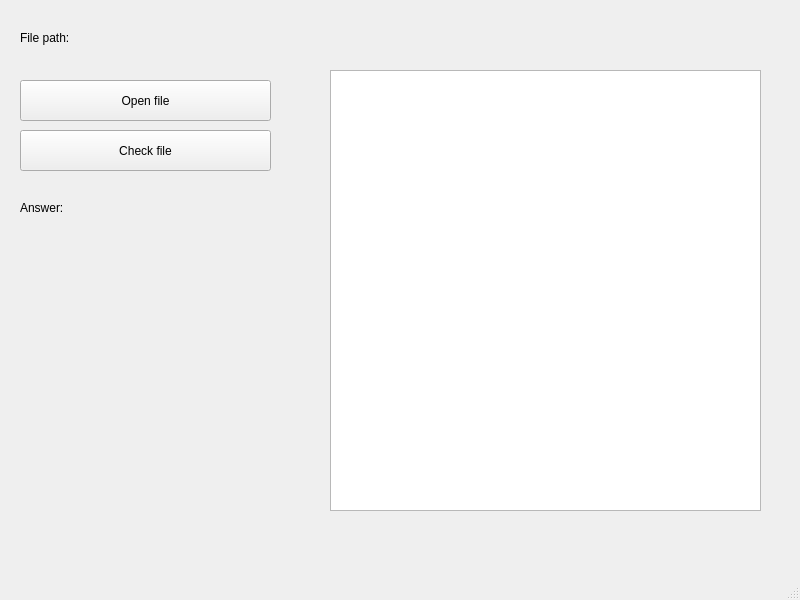
<?xml version="1.0" encoding="UTF-8"?>
<ui version="4.0">
 <class>MainWindow</class>
 <widget class="QMainWindow" name="MainWindow">
  <property name="geometry">
   <rect>
    <x>0</x>
    <y>0</y>
    <width>800</width>
    <height>600</height>
   </rect>
  </property>
  <property name="windowTitle">
   <string>MainWindow</string>
  </property>
  <widget class="QWidget" name="centralwidget">
   <widget class="QPushButton" name="btnOpenFile">
    <property name="geometry">
     <rect>
      <x>20</x>
      <y>80</y>
      <width>251</width>
      <height>41</height>
     </rect>
    </property>
    <property name="text">
     <string>Open file</string>
    </property>
   </widget>
   <widget class="QPlainTextEdit" name="plainTextEdit">
    <property name="geometry">
     <rect>
      <x>330</x>
      <y>70</y>
      <width>431</width>
      <height>441</height>
     </rect>
    </property>
   </widget>
   <widget class="QLabel" name="label">
    <property name="geometry">
     <rect>
      <x>30</x>
      <y>530</y>
      <width>671</width>
      <height>16</height>
     </rect>
    </property>
    <property name="text">
     <string/>
    </property>
   </widget>
   <widget class="QPushButton" name="btnCheckFile">
    <property name="geometry">
     <rect>
      <x>20</x>
      <y>130</y>
      <width>251</width>
      <height>41</height>
     </rect>
    </property>
    <property name="text">
     <string>Check file</string>
    </property>
   </widget>
   <widget class="QLabel" name="label_2">
    <property name="geometry">
     <rect>
      <x>20</x>
      <y>30</y>
      <width>58</width>
      <height>16</height>
     </rect>
    </property>
    <property name="text">
     <string>File path:</string>
    </property>
   </widget>
   <widget class="QLabel" name="lblFilePath">
    <property name="geometry">
     <rect>
      <x>110</x>
      <y>35</y>
      <width>251</width>
      <height>21</height>
     </rect>
    </property>
    <property name="text">
     <string/>
    </property>
   </widget>
   <widget class="QLabel" name="label_3">
    <property name="geometry">
     <rect>
      <x>20</x>
      <y>200</y>
      <width>58</width>
      <height>16</height>
     </rect>
    </property>
    <property name="text">
     <string>Answer:</string>
    </property>
   </widget>
   <widget class="QLabel" name="lblAnswer">
    <property name="geometry">
     <rect>
      <x>0</x>
      <y>240</y>
      <width>331</width>
      <height>41</height>
     </rect>
    </property>
    <property name="text">
     <string/>
    </property>
   </widget>
  </widget>
  <widget class="QStatusBar" name="statusbar"/>
 </widget>
 <resources/>
 <connections/>
</ui>
